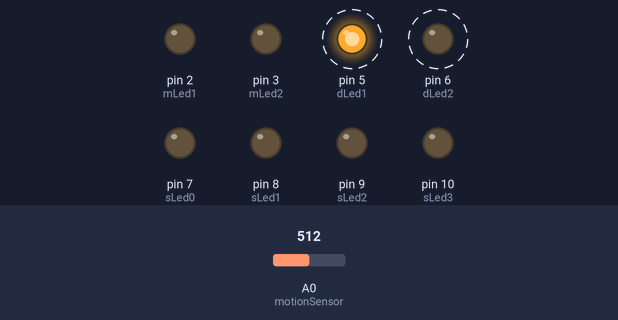
A sketch run on a simulated Arduino Mega 2560, built with avr-gcc and run on an emulated ATmega2560. Shown: output pins drawn as LEDs (lit = HIGH). Dashed ring = blinking. The test bench sets the inputs (shaded band); at power-on: A0 (motionSensor) = 512.

Above: at 1.12 s.
4.9 s: A0 (motionSensor) set to 0
At 8.4 s:
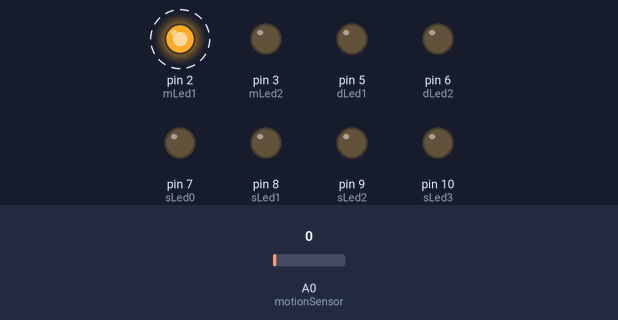
At 8.9 s:
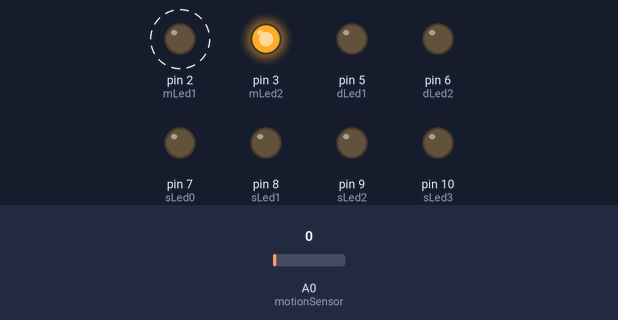
9.9 s: A0 (motionSensor) set to 122
At 11.12 s:
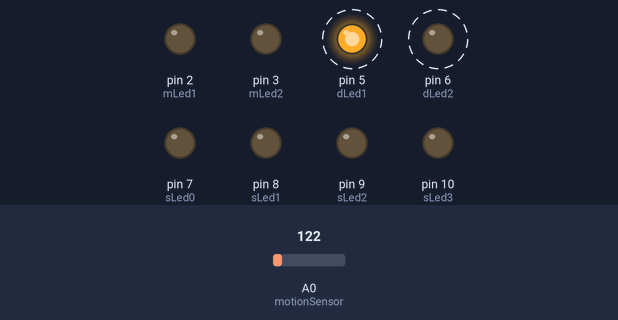
Timing chart, 0 to 20.9 s (numbered marks = the images above; inputs shaded):
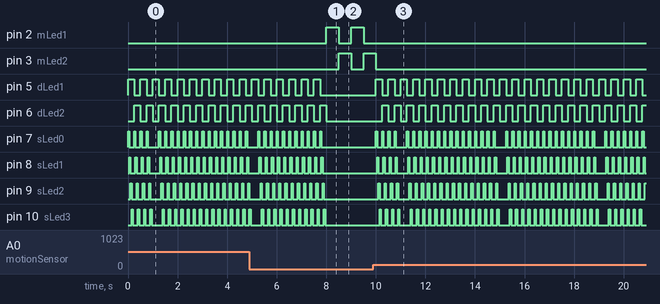

The sketch:

dc25_ClothingDriveSigns_Sparkle.ino
```cpp
/**************************************************** *
 * * * * * * * * DEF CON 25 - Charity Signs * * * * * *
 * ************************************************** *
 * Date: 7/26/2017
 * Author: @drkR4bbit
 * Description: This is the code that powers the
 */

//Designed for Arduino MEGA
//Sensor Settings
int motionSensor = A0;
int motionSensed = 0;

//Main LED's that flash the arrows
int mLed1 = 2;
int mLed2 = 3;

//Donation LED's (Triggers only when a donation is made)
int dLed1 = 5;
int dLed2 = 6;

//Sparkler LED's (Triggers only when a donation is made)
int sLed0 = 7;
int sLed1 = 8;
int sLed2 = 9;
int sLed3 = 10;

void setup() {
  // put your setup code here, to run once:
  //Establish main flasher
  pinMode(mLed1,OUTPUT);
  pinMode(mLed2,OUTPUT);

  //Establish Las Vegas flasher
  pinMode(dLed1,OUTPUT);
  pinMode(dLed2,OUTPUT);

  //Establish Sparkle Flasher
  pinMode(sLed3,OUTPUT);
  pinMode(sLed2,OUTPUT);
  pinMode(sLed1,OUTPUT);
  pinMode(sLed0,OUTPUT);
}

void loop() {
  // put your main code here, to run repeatedly:
  motionSensed = analogRead(motionSensor);

  if (motionSensed != 0)
  {
    //If motion is sensed
//If motion is sensed
    digitalWrite(dLed1, HIGH);
    digitalWrite(sLed0, HIGH);
    delay(50);
    digitalWrite(sLed0,LOW);
    digitalWrite(sLed1,HIGH);
    delay(50);
    digitalWrite(sLed1,LOW);
    digitalWrite(sLed2,HIGH);
    delay(50);
    digitalWrite(sLed2,LOW);
    digitalWrite(sLed3,HIGH);
    delay(50);
    digitalWrite(sLed3,LOW);
    delay(50);
    digitalWrite(dLed1, LOW);
    digitalWrite(dLed2, HIGH);
    digitalWrite(sLed0, HIGH);
    delay(50);
    digitalWrite(sLed0,LOW);
    digitalWrite(sLed1,HIGH);
    delay(50);
    digitalWrite(sLed1,LOW);
    digitalWrite(sLed2,HIGH);
    delay(50);
    digitalWrite(sLed2,LOW);
    digitalWrite(sLed3,HIGH);
    delay(50);
    digitalWrite(sLed3,LOW);
    delay(50);
    digitalWrite(dLed2, LOW);
    digitalWrite(dLed1, HIGH);
    digitalWrite(sLed0, HIGH);
    delay(50);
    digitalWrite(sLed0,LOW);
    digitalWrite(sLed1,HIGH);
    delay(50);
    digitalWrite(sLed1,LOW);
    digitalWrite(sLed2,HIGH);
    delay(50);
    digitalWrite(sLed2,LOW);
    digitalWrite(sLed3,HIGH);
    delay(50);
    digitalWrite(sLed3,LOW);
    delay(50);
    digitalWrite(dLed1, LOW);
    digitalWrite(dLed2, HIGH);
    digitalWrite(sLed0, HIGH);
    delay(50);
    digitalWrite(sLed0,LOW);
    digitalWrite(sLed1,HIGH);
    delay(50);
    digitalWrite(sLed1,LOW);
    digitalWrite(sLed2,HIGH);
    delay(50);
    digitalWrite(sLed2,LOW);
    digitalWrite(sLed3,HIGH);
    delay(50);
    digitalWrite(sLed3,LOW);
    delay(50);
    digitalWrite(dLed2, LOW);
    digitalWrite(dLed1, HIGH);
    delay(250);
    digitalWrite(dLed1, LOW);
    digitalWrite(dLed2, HIGH);
    digitalWrite(sLed0, HIGH);
    delay(50);
    digitalWrite(sLed0,LOW);
    digitalWrite(sLed1,HIGH);
    delay(50);
    digitalWrite(sLed1,LOW);
    digitalWrite(sLed2,HIGH);
    delay(50);
    digitalWrite(sLed2,LOW);
    digitalWrite(sLed3,HIGH);
    delay(50);
    digitalWrite(sLed3,LOW);
    delay(50);
    digitalWrite(dLed2, LOW);
    digitalWrite(dLed1, HIGH);
    digitalWrite(sLed0, HIGH);
    delay(50);
    digitalWrite(sLed0,LOW);
    digitalWrite(sLed1,HIGH);
    delay(50);
    digitalWrite(sLed1,LOW);
    digitalWrite(sLed2,HIGH);
    delay(50);
    digitalWrite(sLed2,LOW);
    digitalWrite(sLed3,HIGH);
    delay(50);
    digitalWrite(sLed3,LOW);
    delay(50);
    digitalWrite(dLed1, LOW);
    digitalWrite(dLed2, HIGH);
    digitalWrite(sLed0, HIGH);
    delay(50);
    digitalWrite(sLed0,LOW);
    digitalWrite(sLed1,HIGH);
    delay(50);
    digitalWrite(sLed1,LOW);
    digitalWrite(sLed2,HIGH);
    delay(50);
    digitalWrite(sLed2,LOW);
    digitalWrite(sLed3,HIGH);
    delay(50);
    digitalWrite(sLed3,LOW);
    delay(50);
    digitalWrite(dLed2, LOW);
    digitalWrite(dLed1, HIGH);
     digitalWrite(sLed0, HIGH);
    delay(50);
    digitalWrite(sLed0,LOW);
    digitalWrite(sLed1,HIGH);
    delay(50);
    digitalWrite(sLed1,LOW);
    digitalWrite(sLed2,HIGH);
    delay(50);
    digitalWrite(sLed2,LOW);
    digitalWrite(sLed3,HIGH);
    delay(50);
    digitalWrite(sLed3,LOW);
    delay(50);
    digitalWrite(dLed1, LOW);
    digitalWrite(dLed2, HIGH);
    digitalWrite(sLed0, HIGH);
    delay(50);
    digitalWrite(sLed0,LOW);
    digitalWrite(sLed1,HIGH);
    delay(50);
    digitalWrite(sLed1,LOW);
    digitalWrite(sLed2,HIGH);
    delay(50);
    digitalWrite(sLed2,LOW);
    digitalWrite(sLed3,HIGH);
    delay(50);
    digitalWrite(sLed3,LOW);
    delay(50);
    digitalWrite(dLed2, LOW);
    digitalWrite(dLed1, HIGH);
    digitalWrite(sLed0, HIGH);
    delay(50);
    digitalWrite(sLed0,LOW);
    digitalWrite(sLed1,HIGH);
    delay(50);
    digitalWrite(sLed1,LOW);
    digitalWrite(sLed2,HIGH);
    delay(50);
    digitalWrite(sLed2,LOW);
    digitalWrite(sLed3,HIGH);
    delay(50);
    digitalWrite(sLed3,LOW);
    delay(50);
    digitalWrite(dLed1, LOW);
    digitalWrite(dLed2, HIGH);
      digitalWrite(sLed0, HIGH);
    delay(50);
    digitalWrite(sLed0,LOW);
    digitalWrite(sLed1,HIGH);
    delay(50);
    digitalWrite(sLed1,LOW);
    digitalWrite(sLed2,HIGH);
    delay(50);
    digitalWrite(sLed2,LOW);
    digitalWrite(sLed3,HIGH);
    delay(50);
    digitalWrite(sLed3,LOW);
    delay(50);
    digitalWrite(dLed2, LOW);
    digitalWrite(dLed1, HIGH);
    digitalWrite(sLed0, HIGH);
    delay(50);
    digitalWrite(sLed0,LOW);
    digitalWrite(sLed1,HIGH);
    delay(50);
    digitalWrite(sLed1,LOW);
    digitalWrite(sLed2,HIGH);
    delay(50);
    digitalWrite(sLed2,LOW);
    digitalWrite(sLed3,HIGH);
    delay(50);
    digitalWrite(sLed3,LOW);
    delay(50);
    digitalWrite(dLed1, LOW);
    digitalWrite(dLed2, HIGH);
    digitalWrite(sLed0, HIGH);
    delay(50);
    digitalWrite(sLed0,LOW);
    digitalWrite(sLed1,HIGH);
    delay(50);
    digitalWrite(sLed1,LOW);
    digitalWrite(sLed2,HIGH);
    delay(50);
    digitalWrite(sLed2,LOW);
    digitalWrite(sLed3,HIGH);
    delay(50);
    digitalWrite(sLed3,LOW);
    delay(50);
    digitalWrite(dLed2, LOW);
    digitalWrite(dLed1, HIGH);
    digitalWrite(sLed0, HIGH);
    delay(50);
    digitalWrite(sLed0,LOW);
    digitalWrite(sLed1,HIGH);
    delay(50);
    digitalWrite(sLed1,LOW);
    digitalWrite(sLed2,HIGH);
    delay(50);
    digitalWrite(sLed2,LOW);
    digitalWrite(sLed3,HIGH);
    delay(50);
    digitalWrite(sLed3,LOW);
    delay(50);
    digitalWrite(dLed1, LOW);
    digitalWrite(dLed2, HIGH);
    digitalWrite(sLed0, HIGH);
    delay(50);
    digitalWrite(sLed0,LOW);
    digitalWrite(sLed1,HIGH);
    delay(50);
    digitalWrite(sLed1,LOW);
    digitalWrite(sLed2,HIGH);
    delay(50);
    digitalWrite(sLed2,LOW);
    digitalWrite(sLed3,HIGH);
    delay(50);
    digitalWrite(sLed3,LOW);
    delay(50);
    digitalWrite(dLed2, LOW);

    motionSensed = 0;
  }
  else
  {
    digitalWrite(mLed1, HIGH);
    delay(500);
    digitalWrite(mLed1, LOW);
    digitalWrite(mLed2, HIGH);
    delay(500);
    digitalWrite(mLed2, LOW);
    motionSensed = 0;
  }

}
```

Measured:
- after the input at 4.9 s, pin 2 (mLed1): alternates HIGH for 0.50 s and LOW for 0.50 s, starting after 3.1 s; pin 3 (mLed2): LOW → HIGH after 3.6 s, → LOW 0.50 s later, → HIGH 0.50 s later
- after the input at 9.9 s, pin 2 (mLed1): stops changing and stays LOW; pin 3 (mLed2): goes on until 10.0 s, then stays LOW
- by itself, pin 5 (dLed1), pin 6 (dLed2): alternates HIGH for 0.25 s and LOW for 0.25 s
